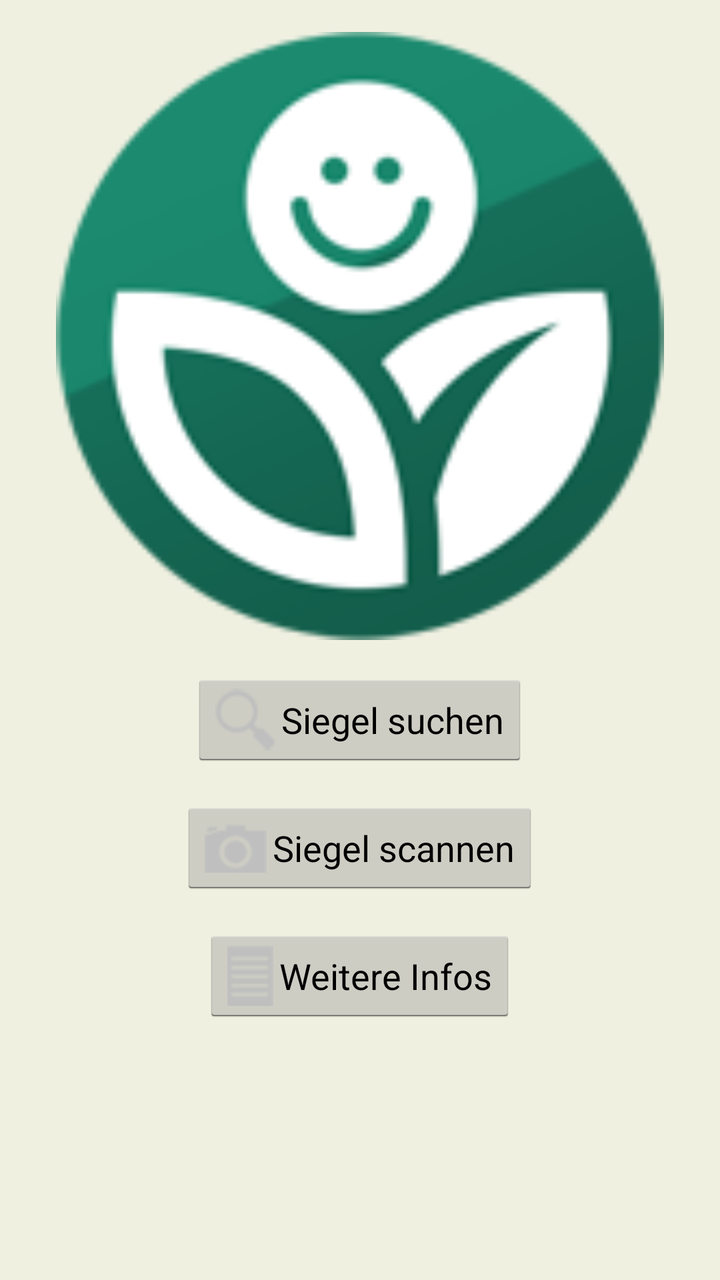
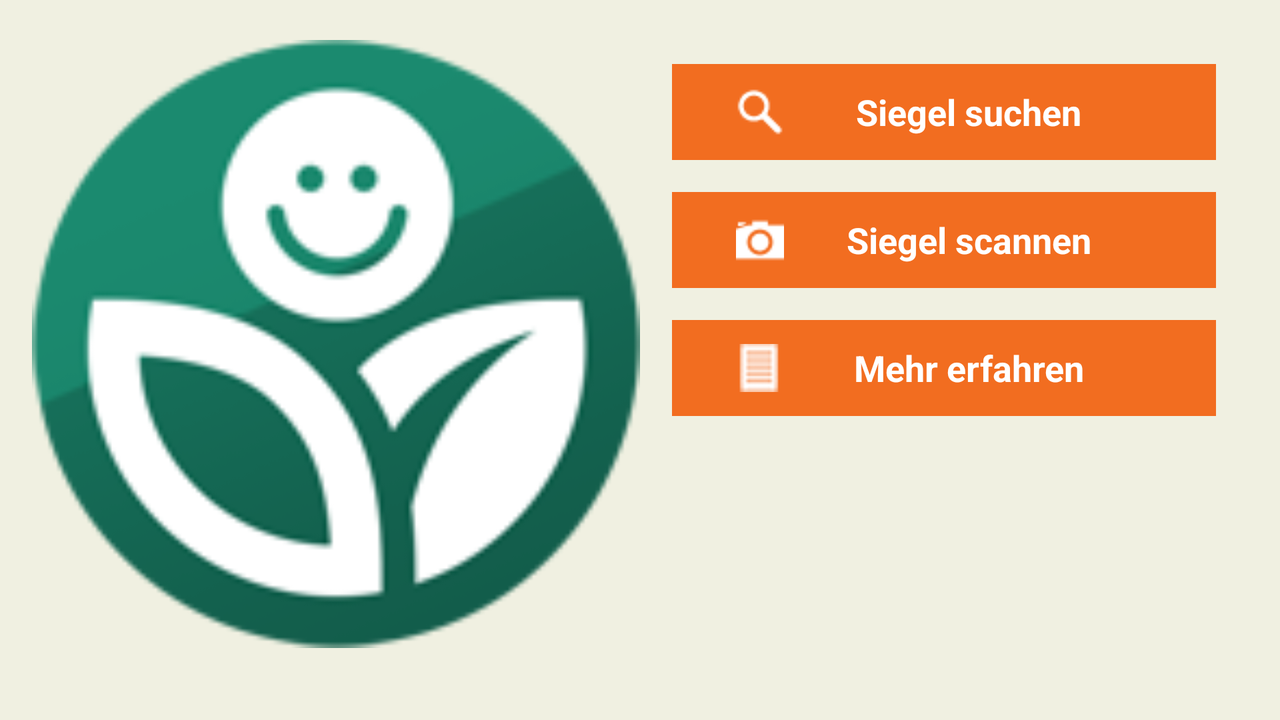

One screen, two layout resources from the same app: the default and the repository's alternative for another configuration. Each is rendered where Android would select it; the XML of both is given below.
<!-- AndroidManifest.xml: application theme AppTheme -->
<!-- res/layout/activity_splash.xml -->
<android.support.v4.widget.DrawerLayout
    xmlns:android="http://schemas.android.com/apk/res/android"
    android:id="@+id/drawer_layout"
    android:layout_width="match_parent"
    android:layout_height="match_parent">

    <LinearLayout
        android:layout_width="match_parent"
        android:layout_height="fill_parent"
        android:orientation="vertical"
        android:id="@+id/splash_holder"
        android:padding="@dimen/activity_vertical_margin"

    >

        <ImageView
            android:layout_width="match_parent"
            android:layout_height="match_parent"
            android:id="@+id/splash_image"
            android:src="@drawable/splash_logo"
            android:layout_weight="0.5"
        />

        <LinearLayout
            android:layout_width="match_parent"
            android:layout_height="fill_parent"
            android:orientation="vertical"
            android:id="@+id/splash_button_holder"
            android:layout_weight="0.5"
            android:layout_marginTop="@dimen/activity_vertical_margin"

        >
            <Button
                android:layout_width="wrap_content"
                android:layout_height="wrap_content"
                android:text="Siegel suchen"
                android:id="@+id/splash_search_btn"
                android:drawableLeft="@drawable/menu_search"
                android:layout_gravity="center"
                android:layout_marginBottom="@dimen/activity_vertical_margin"
                android:drawablePadding="3dp"
            />

            <Button
                android:layout_width="wrap_content"
                android:layout_height="wrap_content"
                android:text="Siegel scannen"
                android:id="@+id/splash_scan_btn"
                android:drawableLeft="@drawable/menu_camera"
                android:layout_gravity="center"
                android:layout_marginBottom="@dimen/activity_vertical_margin"
                android:drawablePadding="3dp"
            />

            <Button
                android:layout_width="wrap_content"
                android:layout_height="wrap_content"
                android:text="Weitere Infos"
                android:id="@+id/splash_infos_btn"
                android:drawableLeft="@drawable/menu_info"
                android:drawablePadding="3dp"
                android:layout_gravity="center"
                android:layout_marginBottom="@dimen/activity_vertical_margin"
            />

        </LinearLayout>

    </LinearLayout>

    
    <ListView android:id="@+id/nav_drawer"
    android:layout_width="wrap_content"
    android:layout_height="match_parent"
    android:layout_gravity="start"
    android:choiceMode="singleChoice"
    android:divider="#ddd"
    android:dividerHeight="1dp"
    android:background="#fff"
        >
    </ListView>

</android.support.v4.widget.DrawerLayout>
<!-- resources referenced by this layout -->
<resources>
  <dimen name="activity_vertical_margin">16dp</dimen>
  <!-- drawable menu_camera: png bitmap (drawable, 665 bytes) -->
  <!-- drawable menu_info: png bitmap (drawable, 343 bytes) -->
  <!-- drawable menu_search: png bitmap (drawable, 770 bytes) -->
  <!-- drawable splash_logo: png bitmap (drawable, 12254 bytes) -->
  <style name="AppTheme" parent="android:Theme.Holo.Light">
          <item name="android:windowBackground">@color/neutral</item>
          <item name="android:colorBackground">@color/neutral</item>
          <item name="android:textColor">#333333</item>
  
          <item name="android:actionBarStyle">@style/ActionBar</item>
  
          <item name="android:spinnerDropDownItemStyle">@style/DropDownItem</item>
          <item name="android:spinnerItemStyle">@style/SpinnerItem</item>
  
          <item name="android:editTextBackground">@drawable/edittext_selector</item>
  
          <item name="android:alertDialogTheme">@style/DialogTheme</item>
  
      </style>
  <color name="neutral">#f0f0e1</color>
  <style name="ActionBar" parent="@android:style/Widget.Holo.Light.ActionBar.Solid">
      <item name="android:background">@color/navigation</item>
      <item name="android:textColor">#333</item>
  
  </style>
  <style name="DropDownItem" parent="@android:style/Widget.Holo.Light.DropDownItem.Spinner">
          <item name="android:textAppearance">?android:attr/textAppearanceInverse</item>
          <item name="android:background">@color/navigation</item>
      </style>
  <style name="SpinnerItem" parent="@android:style/Widget.Holo.TextView.SpinnerItem">
          <item name="android:textAppearance">?android:attr/textAppearanceInverse</item>
          <item name="android:background">@color/navigation</item>
          <item name="android:divider">#333</item>
      </style>
  <!-- drawable edittext_selector (drawable) -->
  <selector xmlns:android="http://schemas.android.com/apk/res/android">
      <item android:state_window_focused="false" android:state_enabled="true" android:drawable="@drawable/apptheme_textfield_default_holo_light" />
      <item android:state_window_focused="false" android:state_enabled="false" android:drawable="@drawable/apptheme_textfield_disabled_holo_light" />
      <item android:state_enabled="true" android:state_focused="true" android:drawable="@drawable/apptheme_textfield_activated_holo_light" />
      <item android:state_enabled="true" android:state_activated="true" android:drawable="@drawable/apptheme_textfield_focused_holo_light" />
      <item android:state_enabled="true" android:drawable="@drawable/apptheme_textfield_default_holo_light" />
      <item android:state_focused="true" android:drawable="@drawable/apptheme_textfield_disabled_focused_holo_light" />
      <item android:drawable="@drawable/apptheme_textfield_disabled_holo_light" />
  </selector>
  <style name="DialogTheme" parent="@android:style/Theme.Holo.Light.Dialog">
          <item name="android:windowBackground">@android:color/transparent</item>
          <item name="android:windowTitleStyle">@style/DialogWindowTitle</item>
          
          
          
      </style>
  <color name="navigation">#f7da9c</color>
  <!-- drawable apptheme_textfield_activated_holo_light: png bitmap (drawable-hdpi, 199 bytes) -->
  <!-- drawable apptheme_textfield_focused_holo_light: png bitmap (drawable-hdpi, 295 bytes) -->
  <style name="DialogWindowTitle">
          
          <item name="android:textAppearance">@style/DialogTitle</item>
          <item name="android:textColor">@color/orange</item>
      </style>
  <style name="DialogTitle" parent="@android:style/TextAppearance.Holo.DialogWindowTitle">
          <item name="android:textColor">@color/orange</item>
      </style>
  <color name="orange">#f26d20</color>
</resources>
<!-- res/layout-land/activity_splash.xml (the repository's variant of the layout above) -->
<!-- drawn on the phone turned sideways -->
<android.support.v4.widget.DrawerLayout
    xmlns:android="http://schemas.android.com/apk/res/android"
    android:id="@+id/drawer_layout"
    android:layout_width="match_parent"
    android:layout_height="match_parent">

    <LinearLayout
        android:layout_width="match_parent"
        android:layout_height="fill_parent"
        android:orientation="horizontal"
        android:id="@+id/splash_holder"
        android:padding="@dimen/activity_vertical_margin"

    >

        <ImageView
            android:layout_width="match_parent"
            android:layout_height="match_parent"
            android:id="@+id/splash_image"
            android:src="@drawable/splash_logo"
            android:layout_weight="0.5"
            android:layout_marginBottom="@dimen/activity_vertical_margin"
        />

        <LinearLayout
            android:layout_width="match_parent"
            android:layout_height="fill_parent"
            android:orientation="vertical"
            android:id="@+id/splash_button_holder"
            android:layout_weight="0.5"
            android:layout_marginTop="@dimen/activity_vertical_margin"

        >
            <Button
                android:layout_marginLeft="@dimen/activity_horizontal_margin"
                android:layout_marginRight="@dimen/activity_horizontal_margin"
                android:layout_width="match_parent"
                android:layout_height="wrap_content"
                android:text="Siegel suchen"
                android:id="@+id/splash_search_btn"
                android:drawableLeft="@drawable/splash_search"
                android:layout_gravity="center"
                android:layout_marginBottom="@dimen/activity_vertical_margin"
                style="@style/ButtonTheme"
            />

            <Button
                android:layout_marginLeft="@dimen/activity_horizontal_margin"
                android:layout_marginRight="@dimen/activity_horizontal_margin"
                android:layout_width="match_parent"
                android:layout_height="wrap_content"
                android:text="Siegel scannen"
                android:id="@+id/splash_scan_btn"
                android:drawableLeft="@drawable/splash_camera"
                android:layout_gravity="center"
                android:layout_marginBottom="@dimen/activity_vertical_margin"
                style="@style/ButtonTheme"
            />

            <Button
                android:layout_marginLeft="@dimen/activity_horizontal_margin"
                android:layout_marginRight="@dimen/activity_horizontal_margin"
                android:layout_width="match_parent"
                android:layout_height="wrap_content"
                android:text="Mehr erfahren"
                android:id="@+id/splash_infos_btn"
                android:drawableLeft="@drawable/splash_info"
                android:drawablePadding="1dp"
                android:layout_gravity="center"
                android:layout_marginBottom="@dimen/activity_vertical_margin"
                style="@style/ButtonTheme"
            />

        </LinearLayout>

    </LinearLayout>

    
    <ListView android:id="@+id/nav_drawer"
    android:layout_width="match_parent"
    android:layout_height="match_parent"
    android:layout_gravity="start"
    android:choiceMode="singleChoice"
    android:divider="#ddd"
    android:dividerHeight="1dp"
    android:footerDividersEnabled="false"
    android:background="#fff"
        android:listSelector="@drawable/navdraw_selector"
        >
    </ListView>

</android.support.v4.widget.DrawerLayout>
<!-- resources referenced by the variant -->
<!-- as the phone turned sideways resolves them -->
<resources>
  <dimen name="activity_horizontal_margin">16dp</dimen>
  <dimen name="activity_vertical_margin">16dp</dimen>
  <!-- drawable navdraw_selector (drawable) -->
  <?xml version="1.0" encoding="utf-8"?>
  <selector xmlns:android="http://schemas.android.com/apk/res/android">
      <item android:state_activated="true" android:drawable="@color/navdraw_onclick" />
      <item android:state_selected="true" android:drawable="@color/navdraw_onclick" />
      <item android:state_pressed="true" android:drawable="@color/navdraw_onclick" />
      <item android:state_focused="true" android:drawable="@color/navdraw_onclick" />
      <item android:drawable="@android:color/transparent" />
  </selector>
  <style name="ButtonTheme" parent="android:Widget.Holo.Light.Button">
      <item name="android:background">@drawable/rounded_buttons</item>
      <item name="android:textColor">#ffffff</item>
      <item name="android:paddingLeft">32dp</item>
      <item name="android:paddingRight">32dp</item>
      <item name="android:drawablePadding">1dp</item>
      <item name="android:singleLine">true</item>
      <item name="android:textStyle">bold</item>
  </style>
  <style name="AppTheme" parent="android:Theme.Holo.Light">
          <item name="android:windowBackground">@color/neutral</item>
          <item name="android:colorBackground">@color/neutral</item>
          <item name="android:textColor">#333333</item>
  
          <item name="android:actionBarStyle">@style/ActionBar</item>
  
          <item name="android:spinnerDropDownItemStyle">@style/DropDownItem</item>
          <item name="android:spinnerItemStyle">@style/SpinnerItem</item>
  
          <item name="android:editTextBackground">@drawable/edittext_selector</item>
  
          <item name="android:alertDialogTheme">@style/DialogTheme</item>
  
      </style>
  <color name="navdraw_onclick">#e3e3e3</color>
  <color name="neutral">#f0f0e1</color>
  <style name="ActionBar" parent="@android:style/Widget.Holo.Light.ActionBar.Solid">
      <item name="android:background">@color/navigation</item>
      <item name="android:textColor">#333</item>
  
  </style>
  <style name="DropDownItem" parent="@android:style/Widget.Holo.Light.DropDownItem.Spinner">
          <item name="android:textAppearance">?android:attr/textAppearanceInverse</item>
          <item name="android:background">@color/navigation</item>
      </style>
  <style name="SpinnerItem" parent="@android:style/Widget.Holo.TextView.SpinnerItem">
          <item name="android:textAppearance">?android:attr/textAppearanceInverse</item>
          <item name="android:background">@color/navigation</item>
          <item name="android:divider">#333</item>
      </style>
  <style name="DialogTheme" parent="@android:style/Theme.Holo.Light.Dialog">
          <item name="android:windowBackground">@android:color/transparent</item>
          <item name="android:windowTitleStyle">@style/DialogWindowTitle</item>
          
          
          
      </style>
  <color name="orange">#f26d20</color>
  <color name="navigation">#f7da9c</color>
  <style name="DialogWindowTitle">
          
          <item name="android:textAppearance">@style/DialogTitle</item>
          <item name="android:textColor">@color/orange</item>
      </style>
  <style name="DialogTitle" parent="@android:style/TextAppearance.Holo.DialogWindowTitle">
          <item name="android:textColor">@color/orange</item>
      </style>
</resources>
